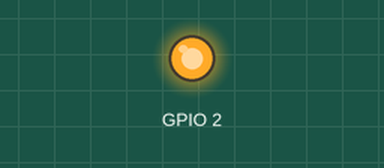
This sketch was run on a simulated ESP32. On the bench: output pins drawn as LEDs (lit = HIGH). What the sketch prints to the serial monitor is not drawn.

Above: at 5.5 s.
At 11.5 s:
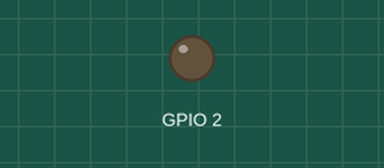
Timing chart, 0 to 15.6 s (numbered marks = the images above):
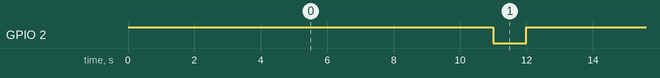

The sketch:

esp32_i2c_code.ino
```cpp
/***************
****************
Linuxhint.com
****************
****************/

#include <Wire.h>  /*Wire library Included*/

byte val = 0;
HardwareSerial SerialPort(0); // use UART2

void setup() {
  pinMode(2, OUTPUT);
  SerialPort.begin(15200, SERIAL_8N1, 34, 35);
}

void loop() {
digitalWrite(2, HIGH);   // turn the LED on (HIGH is the voltage level)
delay(1000);                       // wait for a second
SerialPort.print(1);
delay(5000);
SerialPort.print(0);
delay(5000);
digitalWrite(2, LOW);    // turn the LED off by making the voltage LOW
delay(1000);
}
```

Measured:
- by itself, GPIO 2: alternates HIGH for 11.0 s and LOW for 1.0 s
